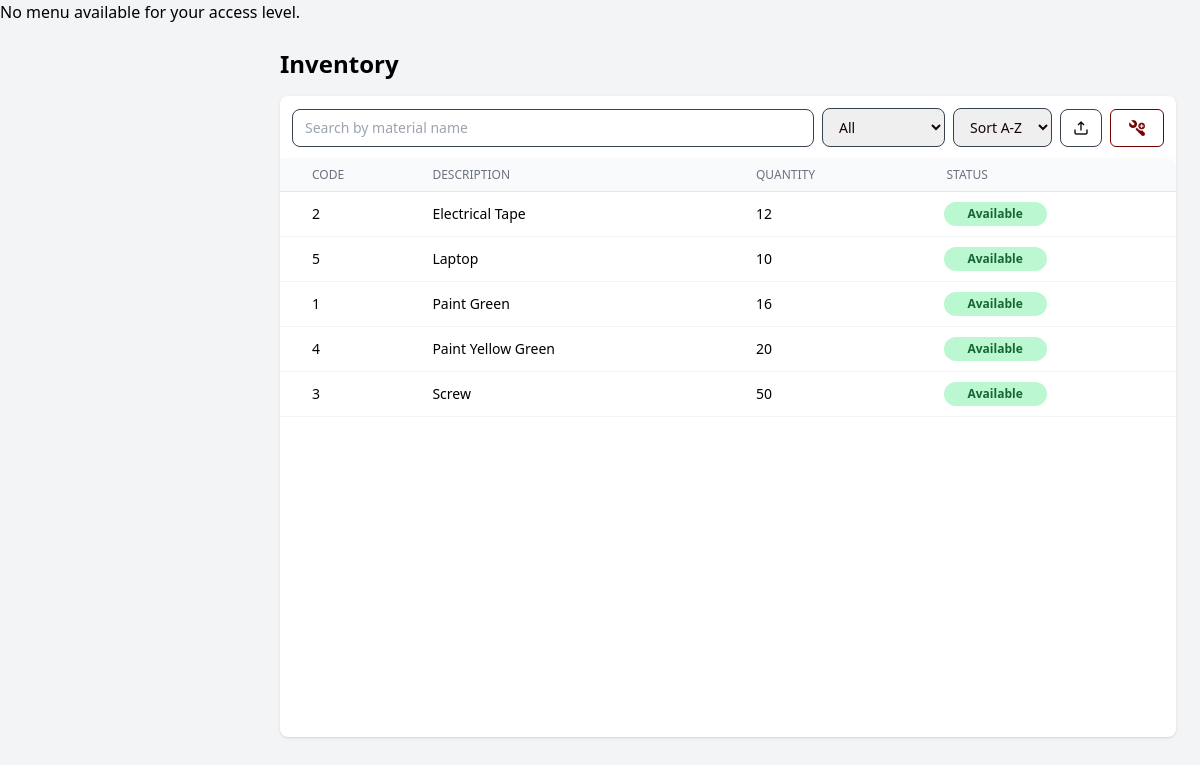
/app/modules/shared/views/inventory.php (signed in), run on the app's committed database.
### tables this page shows
CREATE TABLE `materials` (
  `material_code` int(10) unsigned NOT NULL,
  `material_desc` varchar(50) NOT NULL,
  `qty` int(11) NOT NULL DEFAULT 0,
  `material_status` varchar(50) NOT NULL,
  PRIMARY KEY (`material_code`)
);

### app/core/BaseModel.php (called while the page is built, shortened)
<?php
class BaseModel {
    protected $host = 'localhost';
    protected $user = 'root';
    protected $pass = '';
    protected $name = 'u_request';
    private function connect() {
        $this->db = @new mysqli($this->host, $this->user, $this->pass, $this->name);
    }
}

### app/controllers/MaterialController.php (called while the page is built, shortened)
<?php
require_once __DIR__ . '/../models/MaterialModel.php';
require_once __DIR__ . '/../core/BaseModel.php';
class MaterialController extends BaseModel{
    private $model;
    public function __construct(){
        $this->model = new MaterialModel();
    }
    public function getFiltered($search = '', $status = 'all', $order = 'az'){
        return $this->model->getFilteredMaterials($search, $status, $order);
    }
}

### app/models/MaterialModel.php (called while the page is built, shortened)
<?php
require_once __DIR__ . '/../core/BaseModel.php';
class MaterialModel extends BaseModel
{
    private $table = "materials";
    public function getFilteredMaterials($search = '', $status = 'all', $order = 'az')
    {
        $sql = "SELECT * FROM " . $this->table . " WHERE 1=1";
        $direction = ($order === 'za') ? "DESC" : "ASC";
        $sql .= " ORDER BY material_desc $direction";
        $stmt = $this->db->prepare($sql);
        $stmt->execute();
        $result = $stmt->get_result();
        return $result ? $result->fetch_all(MYSQLI_ASSOC) : [];
    }
}

### app/modules/shared/views/inventory.php (the view, shortened to what this page needs)
<?php
require_once __DIR__ . '/../../../controllers/MaterialController.php';
$materialController = new MaterialController();
$search = $_GET['search'] ?? '';
$status = $_GET['status'] ?? 'all';
$order = $_GET['order'] ?? 'az';
$materials = $materialController->getFiltered($search, $status, $order);
?>
<!DOCTYPE html>
<html lang="en">
<head>
  <link rel="stylesheet" href="/public/assets/css/output.css" />
</head>
<body class="bg-gray-100 overflow-hidden">
  <?php
  if ($_SESSION['access_level'] == 1) {
      include COMPONENTS_PATH . '/superadmin_menu.php';
  } elseif ($_SESSION['access_level'] == 2) {
      include COMPONENTS_PATH . '/gsu_menu.php';
  } else {
      echo "<p>No menu available for your access level.</p>";
  }
  ?>
  <main class="ml-16 md:ml-64 flex flex-col min-h-screen transition-all duration-300">
    <div class="p-6">
      <h1 class="text-2xl font-bold mb-4">Inventory</h1>
      <div x-data="{ showDetails: false, selected: {}, addmaterial: false }" class="grid grid-cols-1 md:grid-cols-3 gap-4">
        <div :class="showDetails ? 'col-span-2' : 'col-span-3'">
          <div class="p-3 flex flex-wrap gap-2 justify-between items-center bg-white shadow rounded-t-lg">
            <input type="text" id="search" placeholder="Search by material name" class="flex-1 min-w-[200px] input-field">
            <select id="statusFilter" class="input-field">
              <option value="all">All</option>
            </select>
            <select id="sortMaterials" class="input-field">
              <option value="az">Sort A-Z</option>
            </select>
            <button title="Export" id="export" class="btn-upper">
                <img src="/public/assets/img/export.png" alt="User" class="size-4 my-0.5">
            </button>
            <div x-data="{ showModal: false }">
              <button @click="showModal = true" title="Add new material" class="btn btn-secondary">
                <img src="/public/assets/img/add-material.png" alt="User" class="size-5 ">
              </button>
            </div>
          </div>
          <div class="overflow-x-auto h-[578px] overflow-y-auto rounded-b-lg shadow bg-white">
            <table class="min-w-full divide-y divide-gray-200 bg-white rounded-lg p-2">
              <thead class="bg-gray-50 sticky top-0">
                <tr>
                  <th class="pl-8 py-2 text-left text-xs font-medium text-gray-500 uppercase">Code</th>
                  <th class="px-4 py-2 text-left text-xs font-medium text-gray-500 uppercase">Description</th>
                  <th class="px-4 py-2 text-left text-xs font-medium text-gray-500 uppercase">Quantity</th>
                  <th class="px-4 py-2 text-left text-xs font-medium text-gray-500 uppercase rounded-tr-lg">Status</th>
                </tr>
              </thead>
              <tbody id="table" class="text-sm">
                <?php if (!empty($materials)) { ?>
                  <?php foreach ($materials as $row) {
                    $status = ($row['qty'] == 0) ? 'Unavailable' : 'Available';
                    $rowJson = htmlspecialchars(json_encode([
                      'material_code'   => $row['material_code'],
                      'material_desc'   => $row['material_desc'],
                      'qty'             => $row['qty'],
                      'material_status' => $status,
                    ]), ENT_QUOTES, 'UTF-8');
                  ?>
                    <tr
                      @click="selected = <?= $rowJson ?>; showDetails = true"
                      data-code="<?= $row['material_code']; ?>"
                      class="hover:bg-gray-100 cursor-pointer text-left border-b border-gray-100">
                      <td class="pl-8 py-3"><?= htmlspecialchars($row['material_code']) ?></td>
                      <td class="px-4 py-3"><?= htmlspecialchars($row['material_desc']) ?></td>
                      <td class="px-4 py-3"><?= htmlspecialchars($row['qty']) ?></td>
                      <td>
                        <span class="inline-block px-4 ml-3 py-1 text-xs font-semibold rounded-xl <?= $status === 'Available' ? 'bg-green-200 text-green-800 px-6' : 'bg-red-100 text-red-800' ?>"><?= $status ?></span>
                      </td>
                    </tr>
                  <?php } ?>
                <?php } else { ?>
                  <tr>
                    <td colspan="4" class="text-center py-3">No materials found</td>
                  </tr>
                <?php } ?>
              </tbody>
            </table>
          </div>
        </div>
      </div>
    </div>
  </main>
</body>
</html>

### data on the page
materials: material_code "2", material_desc "Electrical Tape", qty "12", qty "Available"
materials: material_code "5", material_desc "Laptop", qty "10", qty "Available"
materials: material_code "1", material_desc "Paint Green", qty "16", qty "Available"
materials: material_code "4", material_desc "Paint Yellow Green", qty "20", qty "Available"
materials: material_code "3", material_desc "Screw", qty "50", qty "Available"
